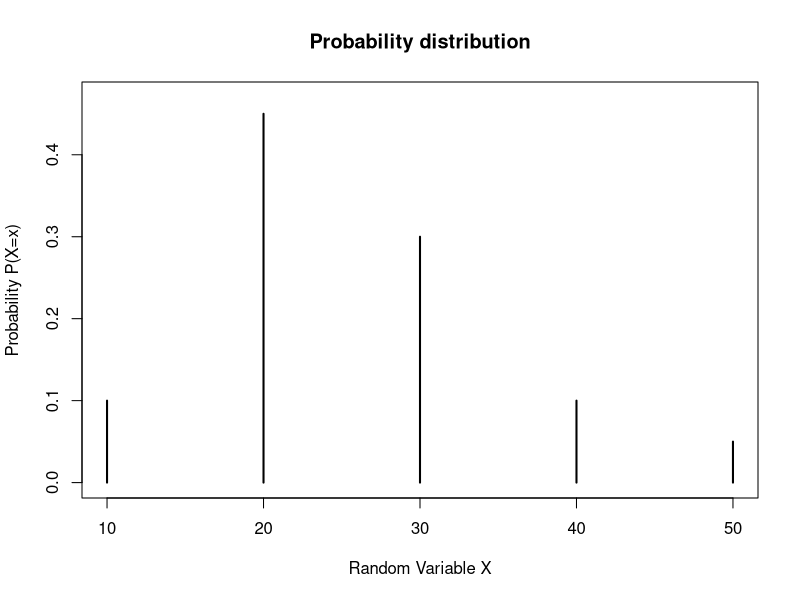
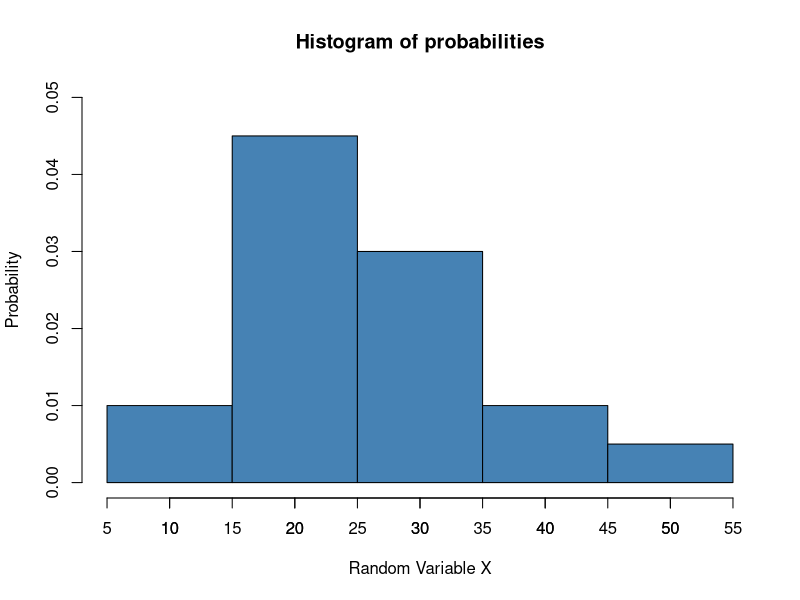

The R script that drew these images, in order:
## ---- chunk 1
X <- c(10, 20, 30, 40, 50)
p_X <- c(0.10, 0.45, 0.30, 0.10, 0.05)

plot(X, p_X, type="h", main = "Probability distribution",
     xlab="Random Variable X",ylab="Probability P(X=x)",
     font=1,font.lab=1, lwd = 2, ylim = c(0, 0.47))
## ---- chunk 2
data <- rep(X, times = p_X * 100)

hist(data, breaks = c(5, 15, 25, 35, 45, 55), ylim = c(0, 0.05),
     freq = FALSE, col = "#4682B4", border = "black",
     main = "Histogram of probabilities",
     xlab = "Random Variable X", ylab = "Probability")
axis(1, at = seq(5, 55, by = 5), labels = seq(5, 55, by = 5))

